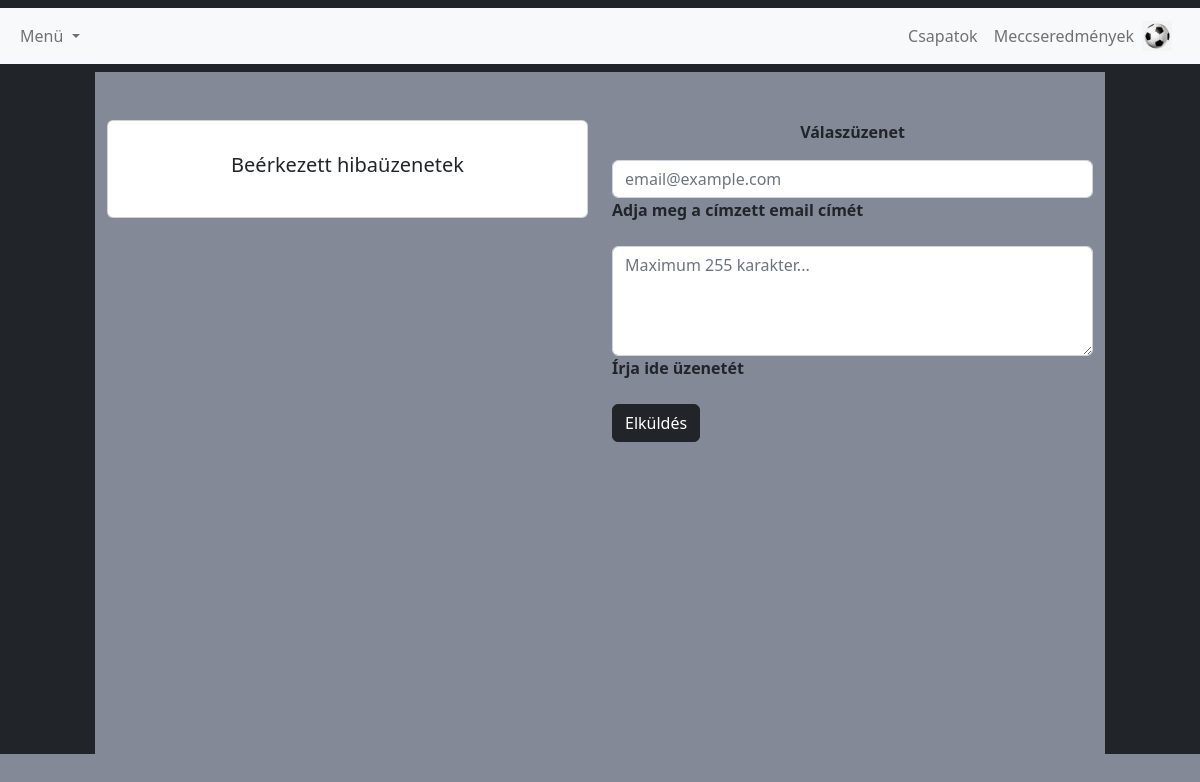
/admin_valasz.php (signed in), run on an earlier commit of the app's database.
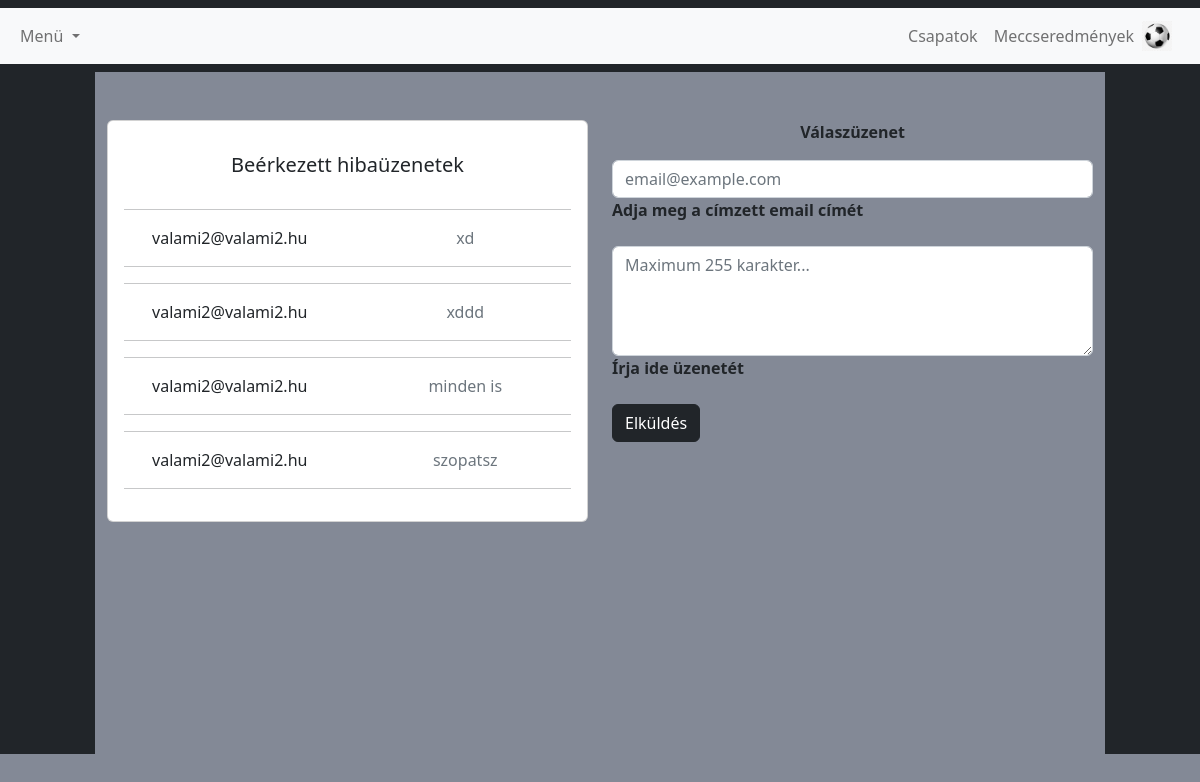
And on a later commit of the database.
### tables this page shows
CREATE TABLE `uzenetek` (
  `id` int(11) NOT NULL,
  `uzenet` varchar(255) DEFAULT NULL,
  `felhasznaloi_nev` varchar(255) DEFAULT NULL,
  `email_cim` varchar(255) DEFAULT NULL
);

### admin_valasz.php (the view, shortened to what this page needs)
<?php require_once('header.php') ?>
<?php
$serverAddress = 'localhost';
$username = 'root';
$password = '';
$databaseName = 'football_projekt';
$connection = mysqli_connect($serverAddress, $username, $password, $databaseName);
?>
<div class="vl">
    <div class="container py-5">
        <div class="row">
            <?php
            if ($_SESSION['user']['admin'] == 1) {
                $sql = $connection->query('SELECT * FROM uzenetek');
                echo '<div class="col-6">
                    <div class="card mb-4">
                       <div class="card-body text-center">
                       <h5 class="my-3">Beérkezett hibaüzenetek</h5>
                 <div class="d-flex justify-content-center mb-2">
                                         </div>';
                while ($row = $sql->fetch_array()) {
                    echo '
                                                 <hr>
                                                 <div class="row">
                                                     <div class="col-sm-6">
                                                         <p class="mb-0">' . $row['email_cim'] . '</p>
                                                     </div>
                                                     <div class="col-sm-6">
                                                         <p class="text-muted mb-0">' . $row['uzenet'] . '</p>
                                                     </div>
                                                 </div>
                                                 <hr>';
                }
                echo ' </div>
                    </div>
                </div>';
            }
            ?>
            <div class="col-6">
                <div class="col mb-4">
                    <div class="card-body">
                        <p class="text-center"><b>Válaszüzenet</b></p>
                        <form method="POST" action="controllers/valasz_uzenet.php">
                            <div class="form-outline mb-3">
                                <input type="email" id="cimzett" name="cimzett" class="form-control" placeholder="email@example.com" />
                                <label class="form-label" for="cimzett"><b>Adja meg a címzett email címét</b></label>
                            </div>
                            <div class="form-outline mb-3">
                                <textarea class="form-control" id="uzenet" name="uzenet" rows="4" placeholder="Maximum 255 karakter..."></textarea>
                                <label class="form-label" for="uzenet"><b>Írja ide üzenetét</b></label>
                            </div>
                            <button type="submit" id="submit" name="submit" class="btn btn-dark btn-block mb-4">Elküldés</button>
                        </form>
                    </div>
                </div>
            </div>
        </div>
    </div>
</div>
<div class="vl"></div>
<?php require_once('footer.php') ?>

What changed in the data, as far as the page shows it:
added uzenetek: email_cim "valami2@valami2.hu", uzenet "xd"
added uzenetek: email_cim "valami2@valami2.hu", uzenet "xddd"
added uzenetek: email_cim "valami2@valami2.hu", uzenet "minden is"
added uzenetek: email_cim "valami2@valami2.hu", uzenet "szopatsz"
